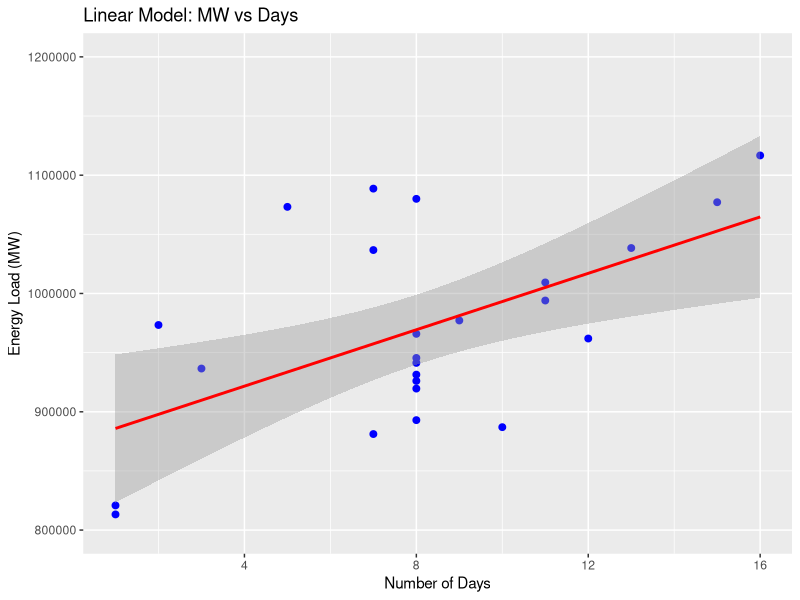

Generate this figure with R:
## ---- chunk 1
library(dplyr)
install.packages("lubridate")
library(lubridate)
library(ggplot2)
# Import Data
ElectricityPrice_Monthly <-
  read.csv("./Data/Processed/ElectricityPrice_Monthly.csv")
EnergyLoad_Daily <-
  read.csv("./Data/Processed/EnergyLoad_Daily.csv")
Temperature_Daily <-
  read.csv("./Data/Processed/Temperature_MaxMin_Daily.csv")

#Convert the Date to data format
ElectricityPrice_Monthly$Date <- as.Date(ElectricityPrice_Monthly$Date)

EnergyLoad_Daily$Date <- as.Date(EnergyLoad_Daily$Date)

Temperature_Daily$Date <- as.Date(Temperature_Daily$Date)

## ---- chunk 2
#Build a new column "Extreme_Cold"
Temperature_Daily <- Temperature_Daily %>%
  mutate(Extreme_Cold = ifelse(Temperature_Min <= 0, 1, 0))

# Aggregate the number of extreme cold days by month
extreme_cold_monthly <- Temperature_Daily %>%
  mutate(month = floor_date(Date, "month")) %>%  # Extract the month
  group_by(month) %>%  # Group by month
  summarise(`days` = sum(Extreme_Cold))

# Aggregate the load data to monthly daily averages
monthly_load <- EnergyLoad_Daily %>%
  mutate(month = format(Date, "%Y-%m")) %>% # Extract year-month
  group_by(month) %>%
  summarise(
    MW = mean(`ERCOT.MW.`, na.rm = TRUE)
  ) %>%
  ungroup()

#Combined the monthly load, electricity price and extreme cold days data for the linear model. 

monthly_load$month <- as.Date(paste0(monthly_load$month, "-01"))

ElectricityPrice_Monthly <- ElectricityPrice_Monthly %>%
  rename(month=Date)

extreme_cold_load_price <- monthly_load %>%
  left_join(extreme_cold_monthly, by = "month", na.rm==T) %>%
  left_join(ElectricityPrice_Monthly, by = "month", na.rm==T)
## ---- chunk 3
# Keep winter data only.
extreme_cold_load_price$month_number <- format(extreme_cold_load_price$month, "%m")
winter_data <- subset(extreme_cold_load_price, month_number %in% c("12", "01", "02"))
## ---- chunk 4
# H0: The number of days in a month has no impacts on the amount of monthly energy load
# Ha: The number of days in a month has impacts on the amount of monthly energy load

# Number of days and load
ModelLoad <- lm(MW ~ days, data = winter_data)

# Summary of the model
summary(ModelLoad)
## ---- chunk 5
# Plot the data with the linear regression line
ggplot(data = winter_data, aes(x = days, y = MW)) +
  geom_point(color = "blue", size = 2) + # Scatter plot for points
  geom_smooth(method = "lm", color = "red", se = TRUE) + # Linear regression line with confidence interval
  labs(
    title = "Linear Model: MW vs Days",
    x = "Number of Days",
    y = "Energy Load (MW)"
  ) +
  ylim(800000, 1200000)
## ---- chunk 6
# H0: The number of extremely cold days in a month has no impacts on the monthly electricity price
# Ha: The number of extremely cold days in a month has impacts on the monthly electricity price

# Number of days and load
ModelPrice<- lm(Price.cent.KWh. ~ days, data = winter_data)

# Summary of the model
summary(ModelPrice)
